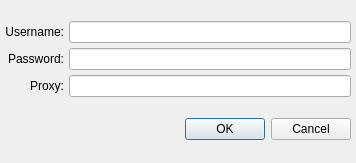
<?xml version="1.0" encoding="UTF-8"?>
<ui version="4.0">
 <class>Dialog</class>
 <widget class="QDialog" name="Dialog">
  <property name="windowModality">
   <enum>Qt::ApplicationModal</enum>
  </property>
  <property name="geometry">
   <rect>
    <x>0</x>
    <y>0</y>
    <width>356</width>
    <height>163</height>
   </rect>
  </property>
  <property name="windowTitle">
   <string>Settings</string>
  </property>
  <property name="sizeGripEnabled">
   <bool>false</bool>
  </property>
  <property name="modal">
   <bool>false</bool>
  </property>
  <layout class="QVBoxLayout" name="verticalLayout">
   <property name="spacing">
    <number>5</number>
   </property>
   <property name="margin">
    <number>5</number>
   </property>
   <item>
    <layout class="QGridLayout" name="gridLayout">
     <item row="0" column="1">
      <widget class="QLineEdit" name="txtUsername"/>
     </item>
     <item row="2" column="1">
      <widget class="QLineEdit" name="txtProxy"/>
     </item>
     <item row="0" column="0">
      <widget class="QLabel" name="label">
       <property name="text">
        <string>Username:</string>
       </property>
       <property name="alignment">
        <set>Qt::AlignRight|Qt::AlignTrailing|Qt::AlignVCenter</set>
       </property>
      </widget>
     </item>
     <item row="1" column="0">
      <widget class="QLabel" name="label_2">
       <property name="text">
        <string>Password:</string>
       </property>
       <property name="alignment">
        <set>Qt::AlignRight|Qt::AlignTrailing|Qt::AlignVCenter</set>
       </property>
      </widget>
     </item>
     <item row="2" column="0">
      <widget class="QLabel" name="label_3">
       <property name="text">
        <string>Proxy:</string>
       </property>
       <property name="alignment">
        <set>Qt::AlignRight|Qt::AlignTrailing|Qt::AlignVCenter</set>
       </property>
      </widget>
     </item>
     <item row="1" column="1">
      <widget class="QLineEdit" name="txtPassword">
       <property name="echoMode">
        <enum>QLineEdit::Password</enum>
       </property>
      </widget>
     </item>
    </layout>
   </item>
   <item>
    <widget class="QDialogButtonBox" name="buttonBox">
     <property name="orientation">
      <enum>Qt::Horizontal</enum>
     </property>
     <property name="standardButtons">
      <set>QDialogButtonBox::Cancel|QDialogButtonBox::Ok</set>
     </property>
    </widget>
   </item>
  </layout>
 </widget>
 <tabstops>
  <tabstop>txtUsername</tabstop>
  <tabstop>txtPassword</tabstop>
  <tabstop>txtProxy</tabstop>
  <tabstop>buttonBox</tabstop>
 </tabstops>
 <resources/>
 <connections>
  <connection>
   <sender>buttonBox</sender>
   <signal>accepted()</signal>
   <receiver>Dialog</receiver>
   <slot>accept()</slot>
   <hints>
    <hint type="sourcelabel">
     <x>218</x>
     <y>145</y>
    </hint>
    <hint type="destinationlabel">
     <x>157</x>
     <y>162</y>
    </hint>
   </hints>
  </connection>
  <connection>
   <sender>buttonBox</sender>
   <signal>rejected()</signal>
   <receiver>Dialog</receiver>
   <slot>reject()</slot>
   <hints>
    <hint type="sourcelabel">
     <x>286</x>
     <y>151</y>
    </hint>
    <hint type="destinationlabel">
     <x>286</x>
     <y>162</y>
    </hint>
   </hints>
  </connection>
 </connections>
</ui>
